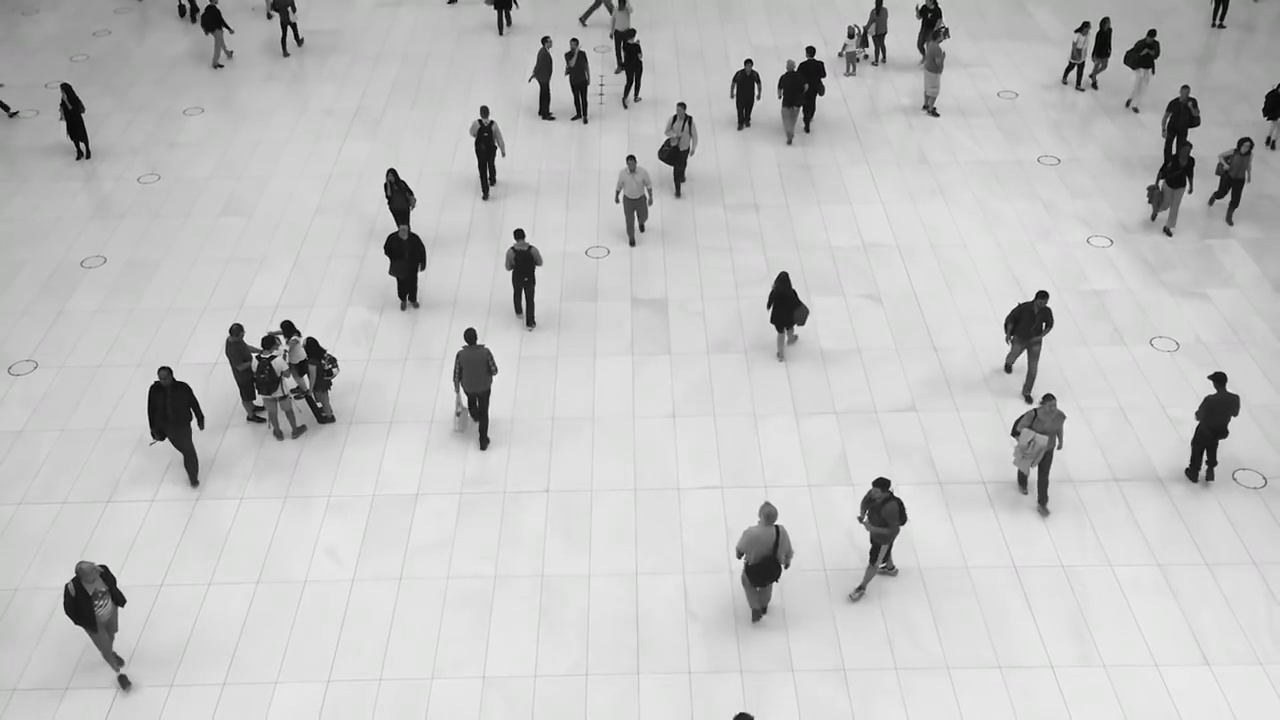
#> input picture frame 34 of test0.mp4, 1280 x 720 px
$ python smart_cctv_motion.py
#> lines starting #> are read from the running program, lines starting #| are printed output that depends on the picture; after the words box and inside, x2 and y2 are one past the last pixel; in counts of white or black regions, pixels touching at a corner belong together
import cv2
import time
import datetime

cap = cv2.VideoCapture("test0.mp4")
fourcc = cv2.VideoWriter_fourcc(*"mp4v")

detection = False
detection_stopped_time = None
timer_started = False
SECONDS_TO_RECORD_AFTER_DETECTION = 7
desired_width = 960
ignored_frame_number = 1
is_ignore_frame = True

ret, start_frame = cap.read()
#> start_frame is the input picture: shape (720, 1280, 3); mean B, G, R 193.6, 193.9, 193.7
aspect_ratio = start_frame.shape[1] / start_frame.shape[0]
#> aspect_ratio = 1.78
desired_height = int(desired_width / aspect_ratio)
#> desired_height = 540
start_frame = cv2.resize(start_frame, (desired_width, desired_height))
#> start_frame: shape (540, 960, 3)
while cap.isOpened():
    if ignored_frame_number > 10:
        is_ignore_frame = False
    if is_ignore_frame:
        ignored_frame_number += 1
    ret, frame = cap.read()
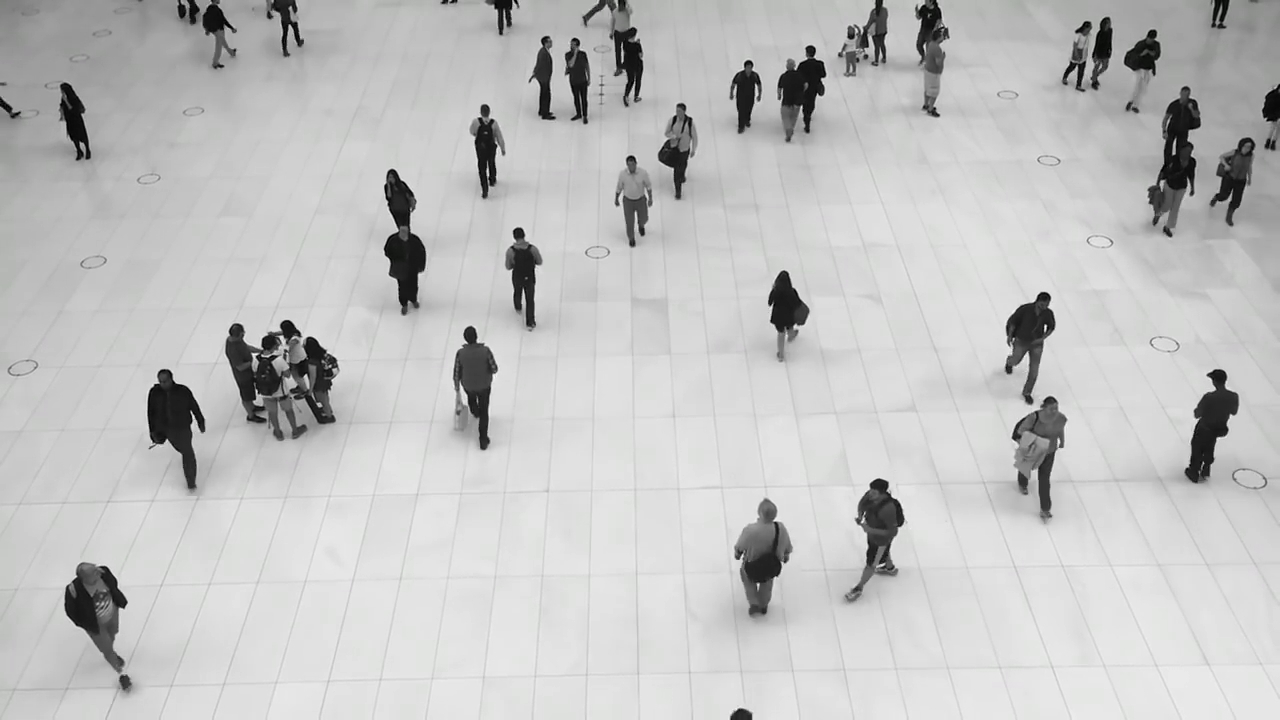
#> input picture frame 35 of test0.mp4, 1280 x 720 px
#> frame is the input picture: shape (720, 1280, 3); mean B, G, R 193.5, 193.7, 193.6
    if not ret:
        break

    aspect_ratio = frame.shape[1] / frame.shape[0]
    desired_height = int(desired_width / aspect_ratio)
    frame = cv2.resize(frame, (desired_width, desired_height))
#> frame: shape (540, 960, 3)

    diff = cv2.absdiff(start_frame, frame)
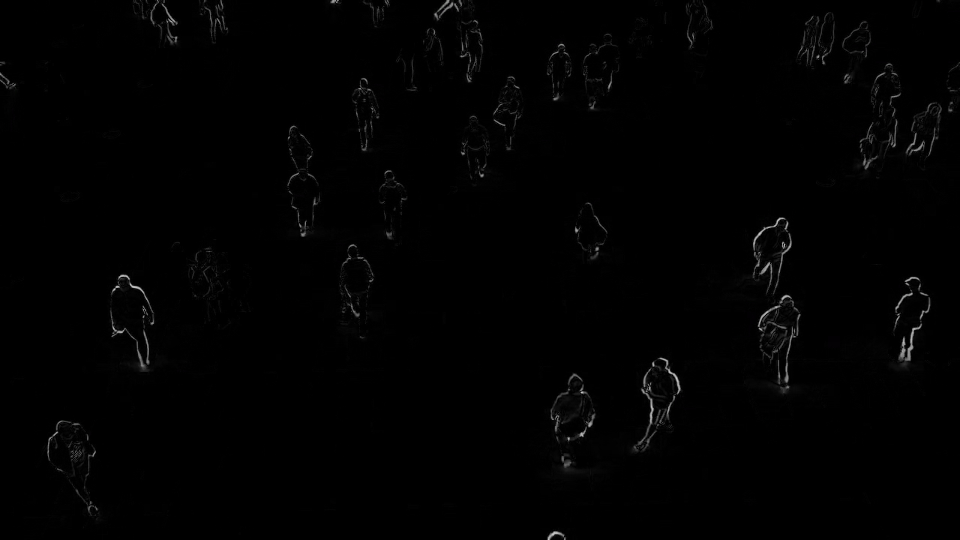
#> diff: shape (540, 960, 3); mean B, G, R 1.8, 1.7, 1.8
    gray = cv2.cvtColor(diff, cv2.COLOR_BGR2GRAY)
    blur = cv2.GaussianBlur(gray, (21, 21), 0)
    thresh = cv2.threshold(blur, 25, 255, cv2.THRESH_BINARY)[1]
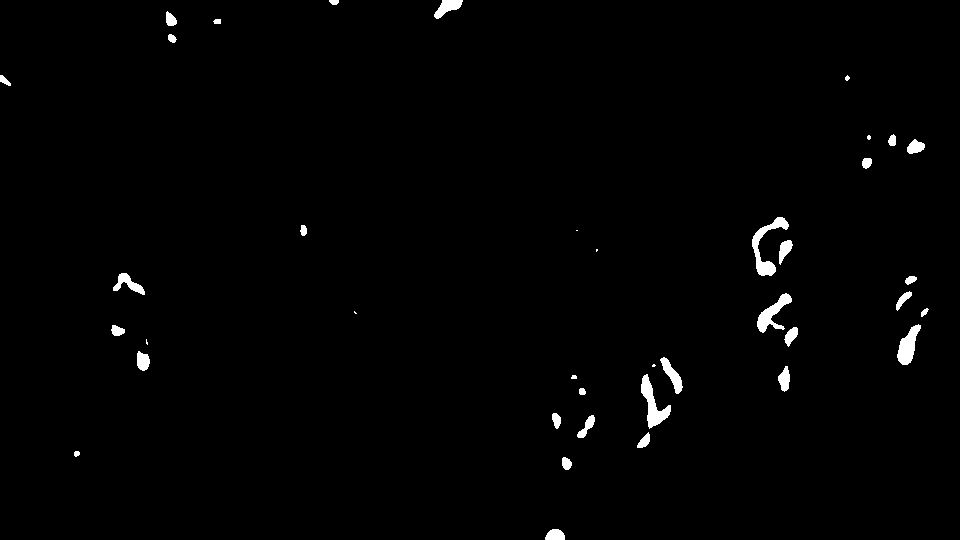
#> thresh: shape (540, 960); 1.1% white; 39 white regions (6 under 20 px), largest, box (x1, y1, x2, y2) and area: (752, 217, 789, 276) 667, (641, 374, 671, 429) 631, (757, 293, 792, 333) 535
    dilated = cv2.dilate(thresh, None, iterations=3)
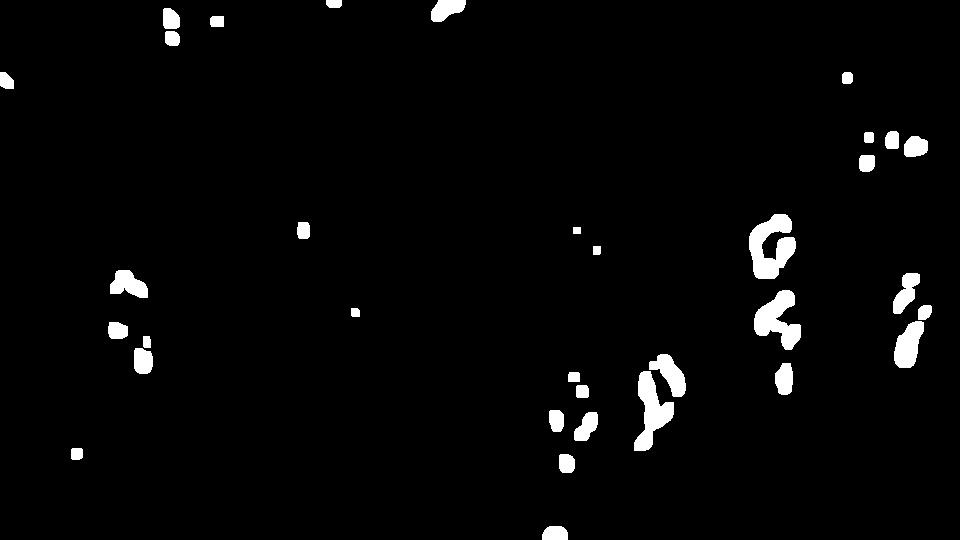
#> dilated: shape (540, 960); 2.7% white; 34 white regions
    contours, _ = cv2.findContours(
        dilated, cv2.RETR_TREE, cv2.CHAIN_APPROX_SIMPLE)
#> contours = 34 contours; largest, box (x1, y1, x2, y2) and area: (749, 214, 796, 279) 1728, (634, 371, 674, 451) 1422, (754, 290, 801, 350) 1408, (894, 321, 924, 368) 884, (649, 354, 686, 397) 745

    # if motion is detected
    if thresh.sum() > 10000 and ignored_frame_number > 10:
        # print(thresh.sum())
        for contour in contours:
            (x, y, w, h) = cv2.boundingRect(contour)
            cv2.rectangle(start_frame, (x, y), (x+w, y+h), (0, 255, 0), 2)
            cv2.putText(start_frame, "Status: {}".format('Movement'),
                        (10, 30), cv2.FONT_HERSHEY_SIMPLEX, 1, (0, 0, 255), 2)
        if detection:
            timer_started = False
        else:
            detection = True
            current_time = datetime.datetime.now().strftime("%d-%m-%Y-%H-%M-%S")
            out = cv2.VideoWriter(
                f"{current_time}.mp4", fourcc, 20, (desired_width, desired_height))
            print("Started Recording!")
    elif detection:
        if timer_started:
            if time.time() - detection_stopped_time >= SECONDS_TO_RECORD_AFTER_DETECTION:
                detection = False
                timer_started = False
                out.release()
                print('Stop Recording!')
        else:
            timer_started = True
            detection_stopped_time = time.time()

    if detection:
        out.write(frame)

    cv2.imshow("Camera", start_frame)
    start_frame = frame

    if cv2.waitKey(1) == ord('q'):
#> (key q is pressed here)
        break

cap.release()
#> (the run stopped early here; a loop or call above may not have finished)

$ run again, starting later in the video
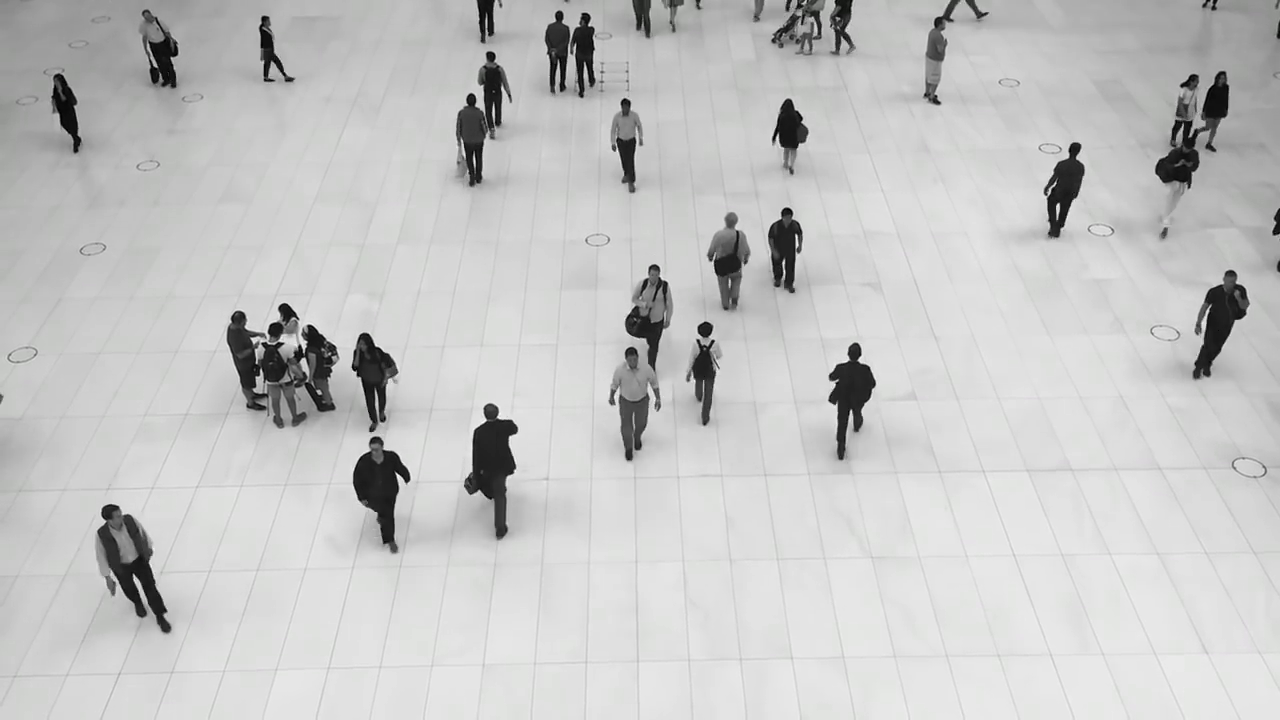
#> input picture frame 153 of test0.mp4, 1280 x 720 px
#> start_frame is the input picture: shape (720, 1280, 3); mean B, G, R 196.6, 196.9, 196.7
#> start_frame: shape (540, 960, 3)
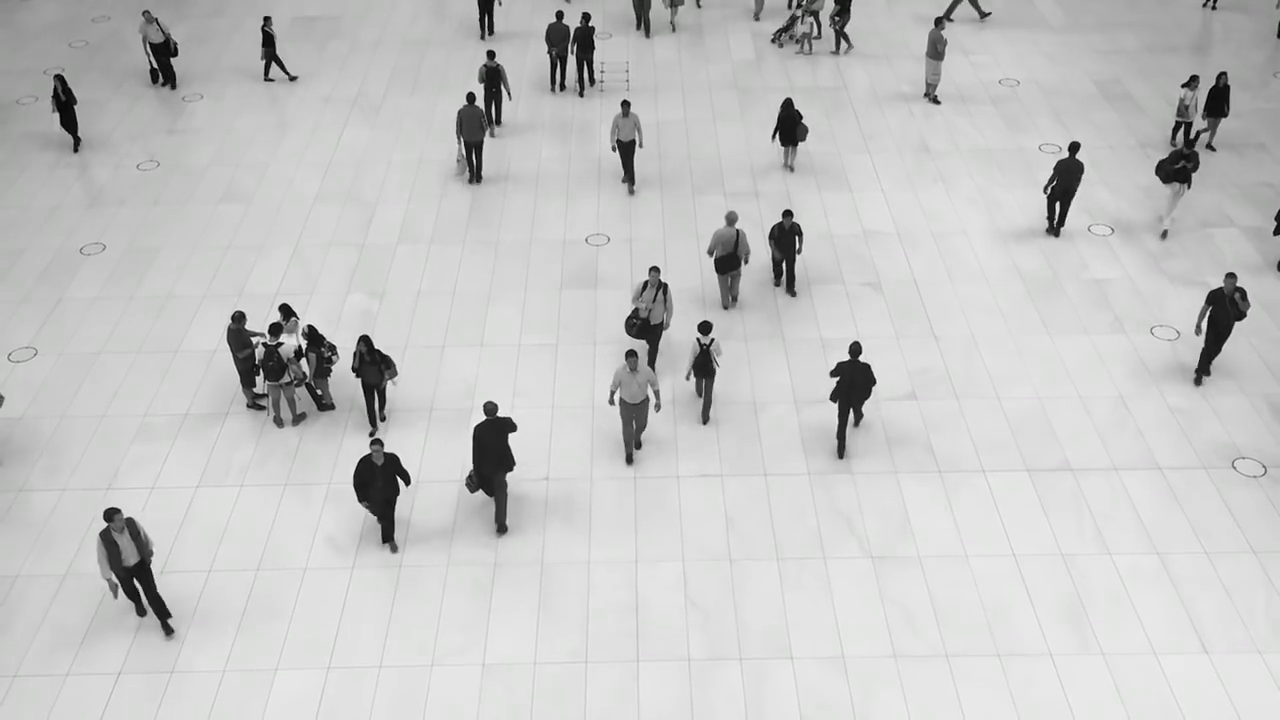
#> input picture frame 154 of test0.mp4, 1280 x 720 px
#> frame is the input picture: shape (720, 1280, 3); mean B, G, R 196.8, 197, 196.9
#> frame: shape (540, 960, 3)
#> thresh: shape (540, 960); 0.59% white; 43 white regions (9 under 20 px), largest, box (x1, y1, x2, y2) and area: (72, 376, 98, 403) 315, (118, 454, 134, 482) 279, (712, 0, 742, 15) 209
#> `dilated = cv2.dilate(thresh, None, iterations=3)`:
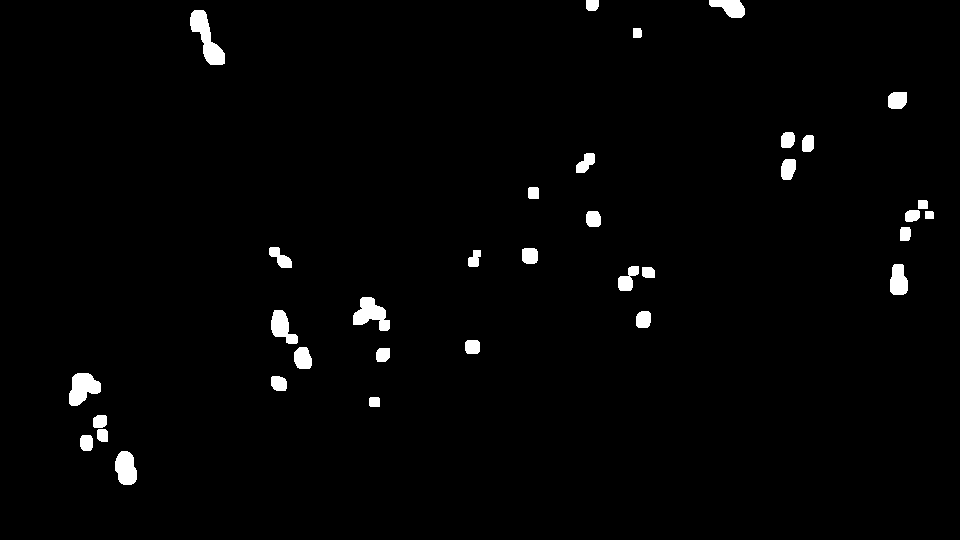
#> dilated: shape (540, 960); 1.8% white; 34 white regions
#> contours = 34 contours; largest, box (x1, y1, x2, y2) and area: (190, 10, 225, 65) 809, (69, 373, 101, 406) 654, (353, 297, 390, 331) 648, (115, 451, 137, 485) 546, (271, 310, 298, 344) 474

$ run again, starting later in the video
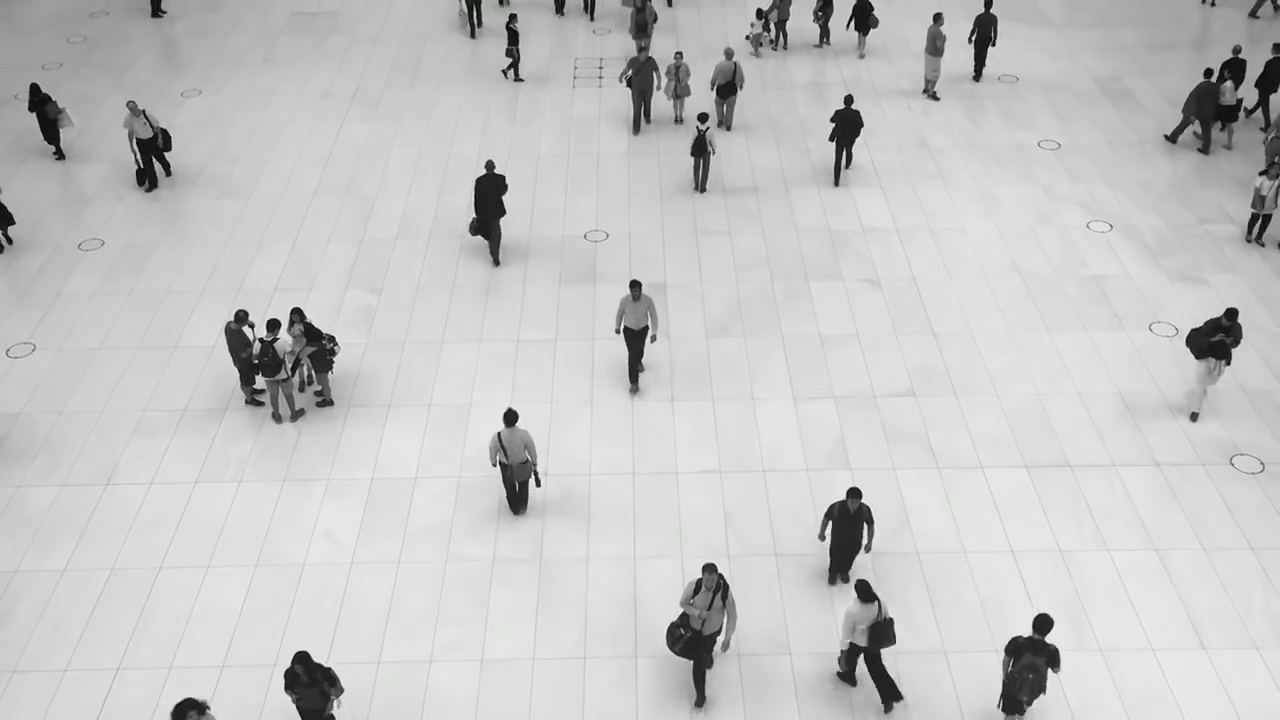
#> input picture frame 272 of test0.mp4, 1280 x 720 px
#> start_frame is the input picture: shape (720, 1280, 3); mean B, G, R 197, 197.3, 197.1
#> start_frame: shape (540, 960, 3)
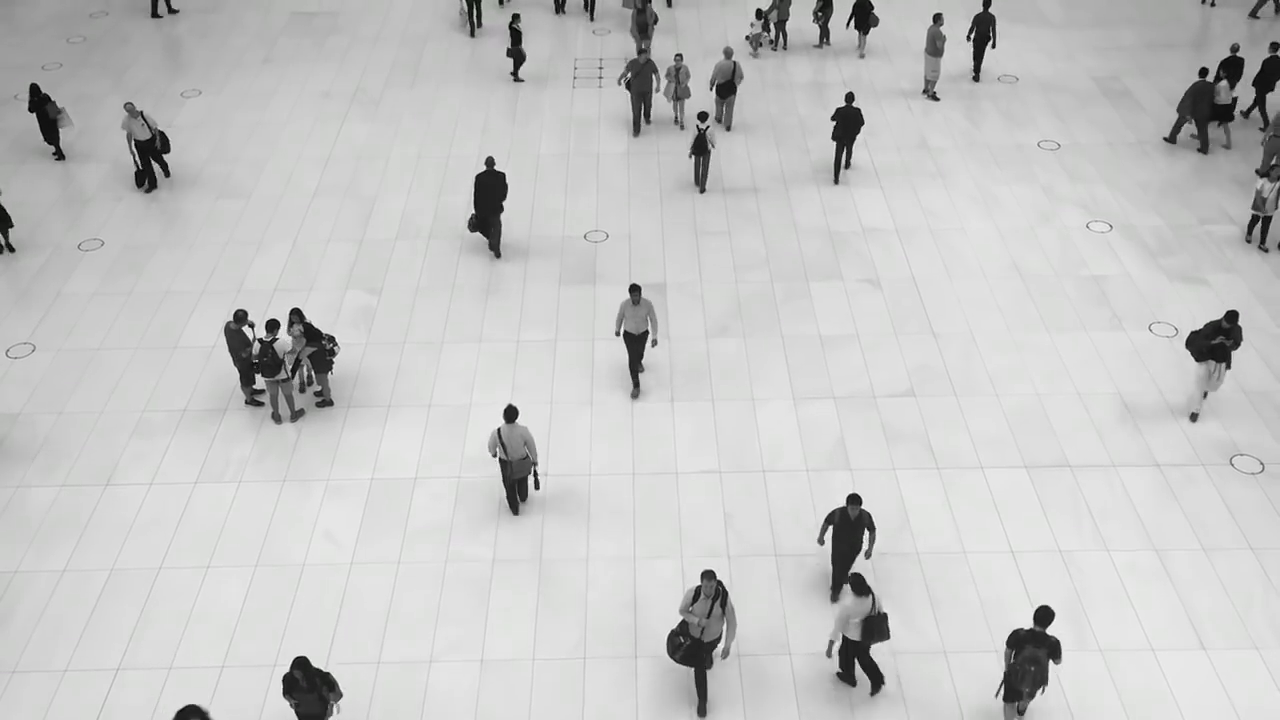
#> input picture frame 273 of test0.mp4, 1280 x 720 px
#> frame is the input picture: shape (720, 1280, 3); mean B, G, R 197, 197.4, 197.1
#> frame: shape (540, 960, 3)
#> thresh: shape (540, 960); 3.6% white; 44 white regions (4 under 20 px), largest, box (x1, y1, x2, y2) and area: (613, 362, 680, 540) 4780, (878, 33, 960, 102) 2460, (497, 419, 550, 494) 1746
#> `dilated = cv2.dilate(thresh, None, iterations=3)`:
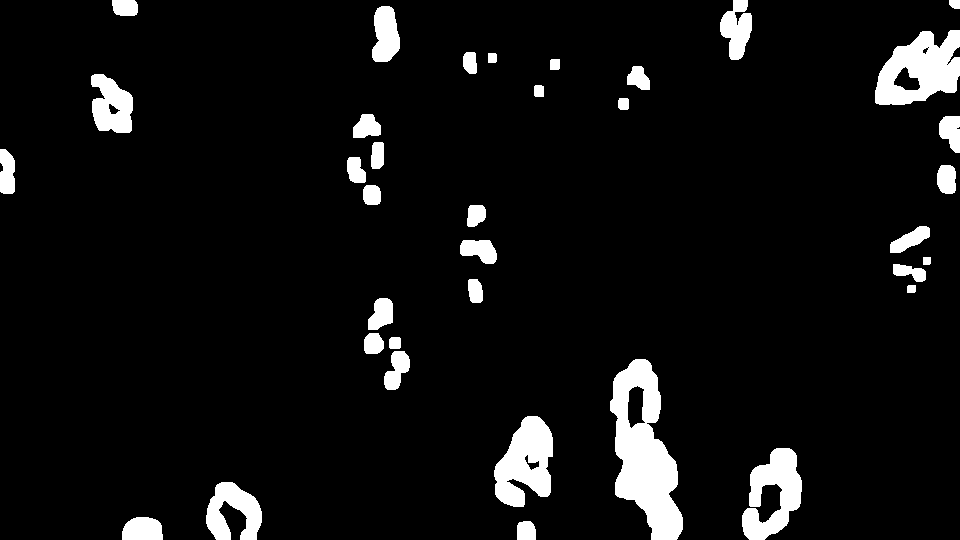
#> dilated: shape (540, 960); 6.6% white; 36 white regions
#> contours = 43 contours, 2 with area under 20; largest, box (x1, y1, x2, y2) and area: (610, 359, 683, 540) 7680, (875, 30, 960, 105) 4372, (494, 416, 553, 507) 3476, (742, 448, 802, 540) 3011, (206, 482, 262, 540) 1871
